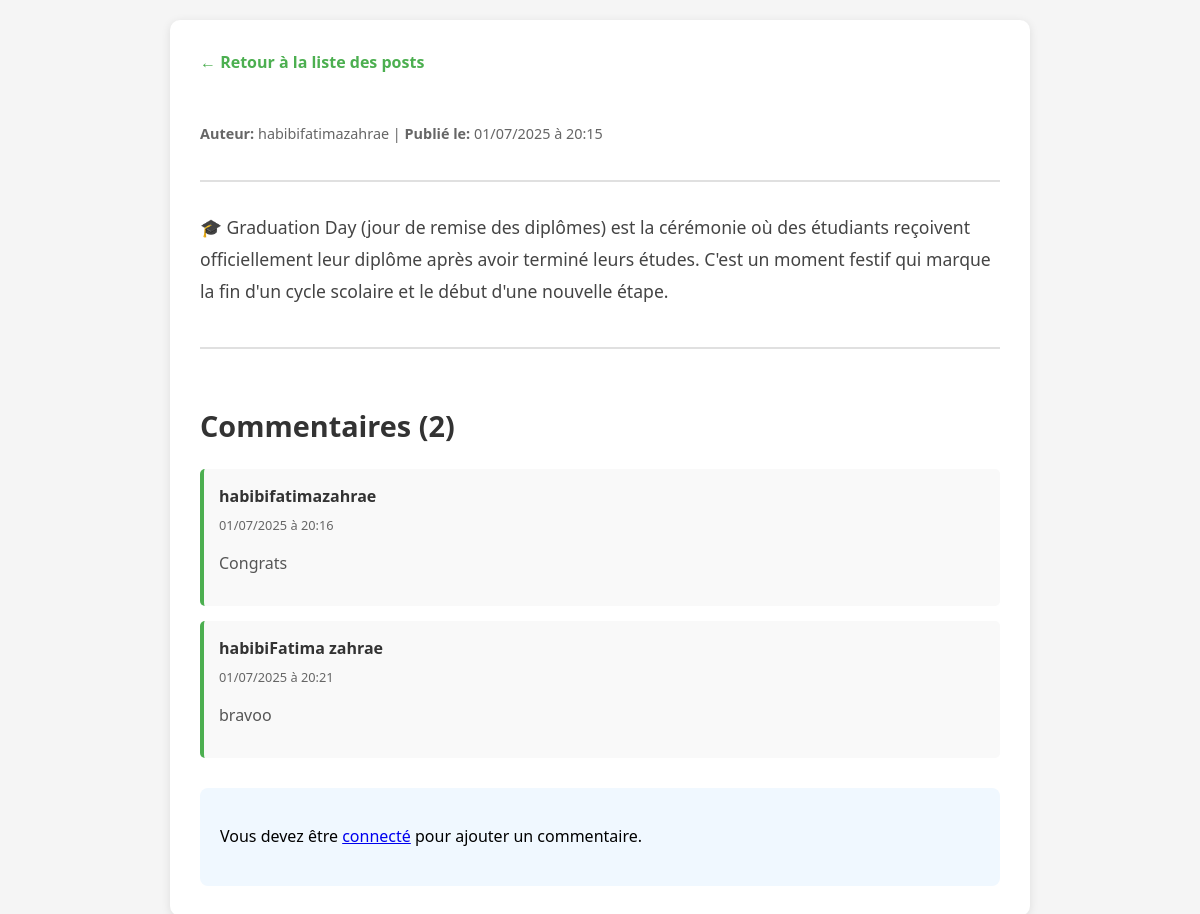
Page /post/6/ on the committed database.
### posts/models.py (models this page shows, shortened)
class Post(models.Model):
    author = models.ForeignKey(User, on_delete=models.CASCADE, related_name='posts')
    content = models.TextField()
    image = models.ImageField(upload_to='post_images/', blank=True, null=True)
    created_at = models.DateTimeField(auto_now_add=True)
    likes = models.ManyToManyField(User, related_name='liked_posts', blank=True)  # <-- ajouté ici

class Comment(models.Model):
    post = models.ForeignKey(Post, on_delete=models.CASCADE, related_name='comments')
    author = models.ForeignKey(User, on_delete=models.CASCADE)
    content = models.TextField()
    created_at = models.DateTimeField(auto_now_add=True)

### posts/views.py (the view)
# urls.py: path('post/<int:post_id>/', views.post_detail, name='post_detail'),
def post_detail(request, post_id):
    post = get_object_or_404(Post, id=post_id)
    return render(request, 'posts/post_detail.html', {'post': post})

### templates/posts/post_detail.html (shortened to what this page needs)
<!DOCTYPE html>
<html lang="fr">
<head>
</head>
<body>
    <div class="container">
        <a href="{% url 'post_list' %}" class="back-link">← Retour à la liste des posts</a>
        <div class="post-header">
            <div class="post-meta">
                <strong>Auteur:</strong> {{ post.author.username }} |
                <strong>Publié le:</strong> {{ post.created_at|date:"d/m/Y à H:i" }}
            </div>
        </div>
        <div class="post-content">
            {{ post.content|linebreaks }}
        </div>
        <div class="comments-section">
            <h2 class="comments-title">
                Commentaires ({{ post.comments.count }})
            </h2>
            {% if post.comments.all %}
                {% for comment in post.comments.all %}
                <div class="comment">
                    <div class="comment-author">{{ comment.author.username }}</div>
                    <div class="comment-date">{{ comment.created_at|date:"d/m/Y à H:i" }}</div>
                    <div class="comment-content">{{ comment.content|linebreaks }}</div>
                </div>
                {% endfor %}
            {% else %}
                <div class="no-comments">
                    Aucun commentaire pour le moment. Soyez le premier à commenter !
                </div>
            {% endif %}
            {% if user.is_authenticated %}
            <div class="comment-form">
                <h3>Ajouter un commentaire</h3>
                <form method="post" action="{% url 'add_comment' post.id %}">
                    {% csrf_token %}
                    <div class="form-group">
                        <label for="content">Votre commentaire :</label>
                        <textarea name="content" id="content" placeholder="Écrivez votre commentaire ici..." required></textarea>
                    </div>
                    <button type="submit" class="btn">Publier le commentaire</button>
                </form>
            </div>
            {% else %}
            <div class="comment-form">
                <p>Vous devez être <a href="{% url 'login' %}">connecté</a> pour ajouter un commentaire.</p>
            </div>
            {% endif %}
        </div>
    </div>
</body>
</html>

### templates/posts/post_detail.html (style rules this page uses)
body { font-family: 'Segoe UI', Tahoma, Geneva, Verdana, sans-serif; line-height: 1.6; margin: 0; padding: 20px; background-color: #f5f5f5; }
.container { max-width: 800px; margin: 0 auto; background-color: white; padding: 30px; border-radius: 10px; box-shadow: 0 2px 10px rgba(0,0,0,0.1); }
.post-header { border-bottom: 2px solid #e0e0e0; padding-bottom: 20px; margin-bottom: 30px; }
.post-meta { color: #666; font-size: 0.9em; margin-bottom: 15px; }
.post-content { font-size: 1.1em; line-height: 1.8; color: #444; margin-bottom: 40px; }
.comments-section { border-top: 2px solid #e0e0e0; padding-top: 30px; }
.comments-title { color: #333; font-size: 1.8em; margin-bottom: 20px; }
.comment { background-color: #f9f9f9; border-left: 4px solid #4CAF50; padding: 15px; margin-bottom: 15px; border-radius: 5px; }
.comment-author { font-weight: bold; color: #333; margin-bottom: 5px; }
.comment-date { color: #666; font-size: 0.8em; margin-bottom: 10px; }
.comment-content { color: #555; line-height: 1.5; }
.comment-form { background-color: #f0f8ff; padding: 20px; border-radius: 8px; margin-top: 30px; }
.back-link { display: inline-block; margin-bottom: 20px; color: #4CAF50; text-decoration: none; font-weight: bold; }

### rows in the picture
Post: author.username "habibifatimazahrae", created_at "01/07/2025 à 20:15", content "🎓 Graduation Day (jour de remise des diplômes) est la cérémonie où des étudiants reçoivent officiellement leur diplôme après avoir terminé leurs études. C'est un moment festif qui marque la fin d'un cycle scolaire et le début d'une nouvelle étape.", comments.count "2"
Comment: author.username "habibifatimazahrae", created_at "01/07/2025 à 20:16", content "Congrats"
Comment: author.username "habibiFatima zahrae", created_at "01/07/2025 à 20:21", content "bravoo"
